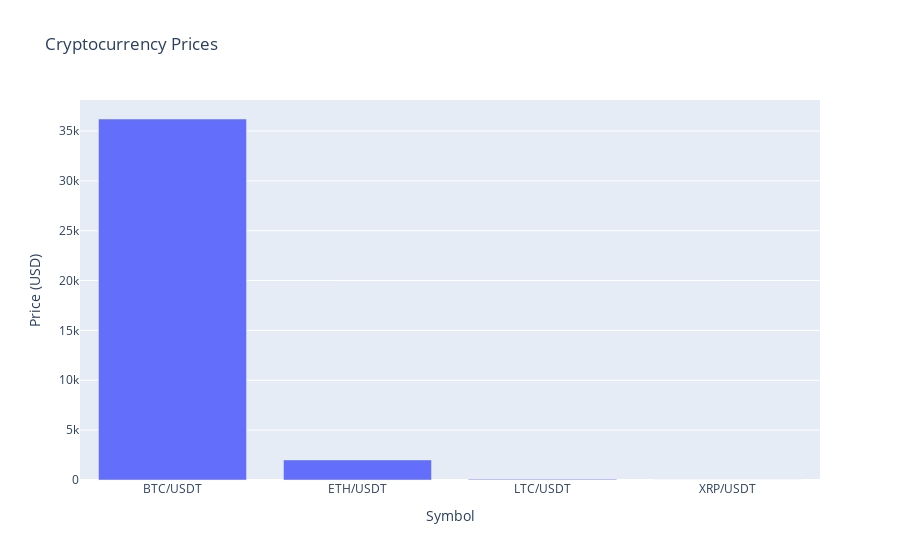

The cell this chart's notebook holds for it:
### Code cell
import ccxt
import pandas as pd
import plotly.express as px

# Function to fetch cryptocurrency prices
def get_crypto_prices(exchange, symbols):
    ohlcv = exchange.fetch_tickers(symbols)
    prices = {symbol: ticker['ask'] for symbol, ticker in ohlcv.items()}
    return prices

# Function to plot cryptocurrency prices
def plot_prices(prices):
    df = pd.DataFrame(list(prices.items()), columns=['Symbol', 'Price (USD)'])
    fig = px.bar(df, x='Symbol', y='Price (USD)', title='Cryptocurrency Prices')
    fig.show()

# Initialize the exchange (in this example, we use Binance)
exchange = ccxt.binance()

# Define the cryptocurrency symbols you want to track
symbols_to_track = ['BTC/USDT', 'ETH/USDT', 'XRP/USDT', 'LTC/USDT']

# Fetch cryptocurrency prices
crypto_prices = get_crypto_prices(exchange, symbols_to_track)

# Plot cryptocurrency prices
plot_prices(crypto_prices)

### Figure 1 — Plotly figure (JSON) as saved in the notebook; plotly's stock layout.template omitted (floating-point values rounded to 4 significant figures)
{"data": [{"alignmentgroup": "True", "hovertemplate": "Symbol=%{x}<br>Price (USD)=%{y}<extra></extra>", "legendgroup": "", "marker": {"color": "#636efa", "pattern": {"shape": ""}}, "name": "", "offsetgroup": "", "orientation": "v", "showlegend": false, "textposition": "auto", "type": "bar", "x": ["BTC/USDT", "ETH/USDT", "LTC/USDT", "XRP/USDT"], "xaxis": "x", "y": [36200, 2013.0, 72.02, 0.637], "yaxis": "y"}], "layout": {"barmode": "relative", "legend": {"tracegroupgap": 0}, "title": {"text": "Cryptocurrency Prices"}, "xaxis": {"anchor": "y", "domain": [0, 1], "title": {"text": "Symbol"}}, "yaxis": {"anchor": "x", "domain": [0, 1], "title": {"text": "Price (USD)"}}}}
